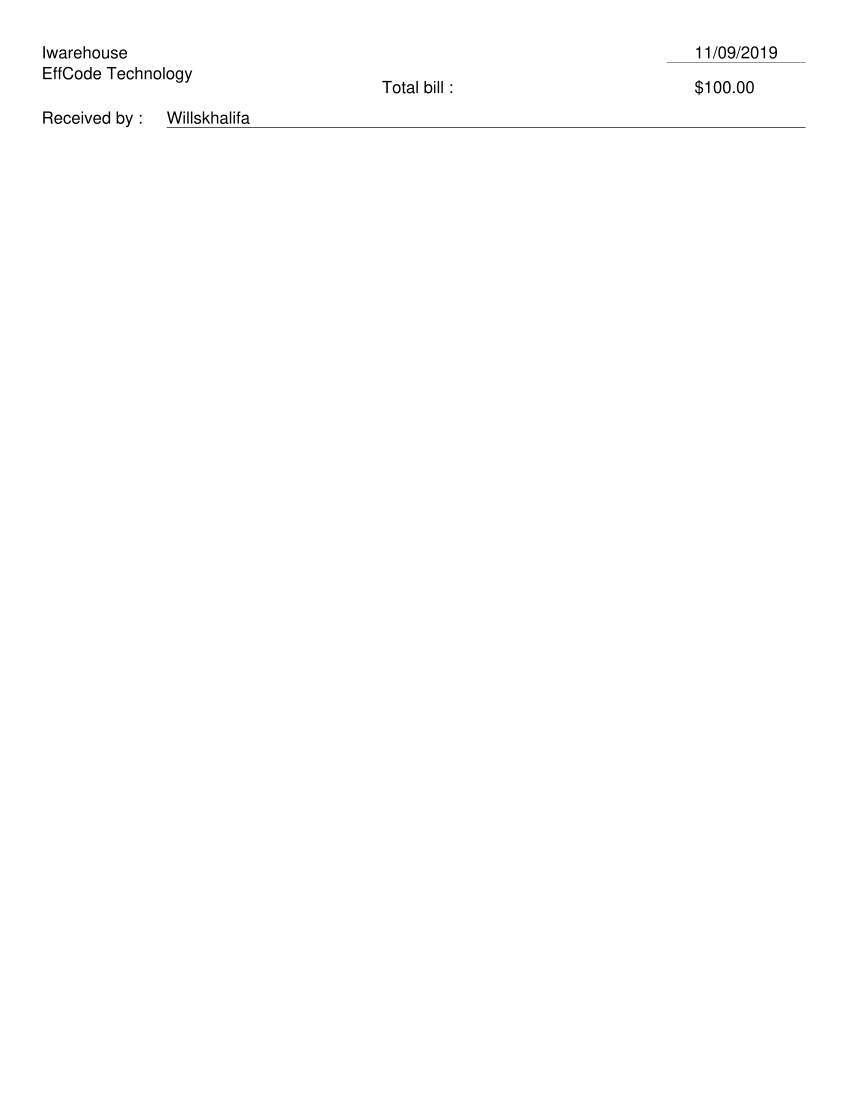

The Python source for this figure:
from reportlab.lib.pagesizes import letter
from reportlab.pdfgen import canvas

canvas = canvas.Canvas('report1.pdf', pagesize=letter)
canvas.setLineWidth(.3)
canvas.setFont('Helvetica', 12)
canvas.drawString(30,750, 'Iwarehouse')
canvas.drawString(30,735, 'EffCode Technology')
canvas.drawString(500,750, '11/09/2019')
canvas.line(480,747,580,747)

canvas.drawString(275,725,'Total bill : ')
canvas.drawString(500,725,'$100.00')
canvas.line(120,700,580,700)


canvas.drawString(30,703, 'Received by : ')
canvas.line(120,700,580,700)
canvas.drawString(120,703, "Willskhalifa")
canvas.save()
